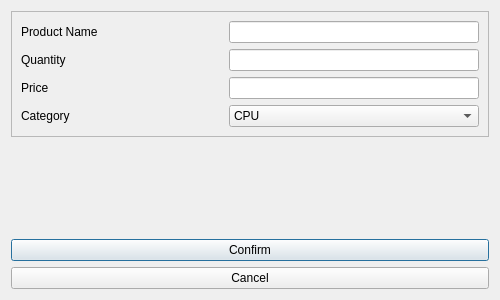
<?xml version="1.0" encoding="UTF-8"?>
<ui version="4.0">
 <class>AddProductDialog</class>
 <widget class="QDialog" name="AddProductDialog">
  <property name="geometry">
   <rect>
    <x>0</x>
    <y>0</y>
    <width>500</width>
    <height>300</height>
   </rect>
  </property>
  <property name="minimumSize">
   <size>
    <width>500</width>
    <height>300</height>
   </size>
  </property>
  <property name="maximumSize">
   <size>
    <width>500</width>
    <height>300</height>
   </size>
  </property>
  <property name="windowTitle">
   <string>Add Item</string>
  </property>
  <layout class="QVBoxLayout" name="verticalLayout_2">
   <item>
    <widget class="QFrame" name="frame">
     <property name="frameShape">
      <enum>QFrame::StyledPanel</enum>
     </property>
     <property name="frameShadow">
      <enum>QFrame::Raised</enum>
     </property>
     <layout class="QVBoxLayout" name="verticalLayout">
      <item>
       <layout class="QHBoxLayout" name="horizontalLayout">
        <item>
         <widget class="QLabel" name="productName">
          <property name="text">
           <string>Product Name</string>
          </property>
         </widget>
        </item>
        <item alignment="Qt::AlignRight">
         <widget class="QLineEdit" name="productNameInput">
          <property name="minimumSize">
           <size>
            <width>250</width>
            <height>0</height>
           </size>
          </property>
          <property name="text">
           <string/>
          </property>
          <property name="maxLength">
           <number>30</number>
          </property>
          <property name="frame">
           <bool>true</bool>
          </property>
          <property name="placeholderText">
           <string/>
          </property>
         </widget>
        </item>
       </layout>
      </item>
      <item>
       <layout class="QHBoxLayout" name="horizontalLayout_3">
        <item>
         <widget class="QLabel" name="quantity">
          <property name="text">
           <string>Quantity</string>
          </property>
         </widget>
        </item>
        <item alignment="Qt::AlignRight">
         <widget class="QLineEdit" name="quantityInput">
          <property name="minimumSize">
           <size>
            <width>250</width>
            <height>0</height>
           </size>
          </property>
          <property name="text">
           <string/>
          </property>
          <property name="maxLength">
           <number>30</number>
          </property>
         </widget>
        </item>
       </layout>
      </item>
      <item>
       <layout class="QHBoxLayout" name="horizontalLayout_4">
        <item>
         <widget class="QLabel" name="price">
          <property name="text">
           <string>Price</string>
          </property>
         </widget>
        </item>
        <item alignment="Qt::AlignRight">
         <widget class="QLineEdit" name="priceInput">
          <property name="minimumSize">
           <size>
            <width>250</width>
            <height>0</height>
           </size>
          </property>
          <property name="maxLength">
           <number>30</number>
          </property>
         </widget>
        </item>
       </layout>
      </item>
      <item>
       <layout class="QHBoxLayout" name="horizontalLayout_5">
        <item>
         <widget class="QLabel" name="category">
          <property name="text">
           <string>Category</string>
          </property>
         </widget>
        </item>
        <item alignment="Qt::AlignRight">
         <widget class="QComboBox" name="categoryDropdown">
          <property name="minimumSize">
           <size>
            <width>250</width>
            <height>0</height>
           </size>
          </property>
          <item>
           <property name="text">
            <string>CPU</string>
           </property>
          </item>
          <item>
           <property name="text">
            <string>GPU</string>
           </property>
          </item>
          <item>
           <property name="text">
            <string>Motherboard</string>
           </property>
          </item>
          <item>
           <property name="text">
            <string>RAM</string>
           </property>
          </item>
          <item>
           <property name="text">
            <string>Storage</string>
           </property>
          </item>
          <item>
           <property name="text">
            <string/>
           </property>
          </item>
         </widget>
        </item>
       </layout>
      </item>
     </layout>
    </widget>
   </item>
   <item>
    <spacer name="verticalSpacer">
     <property name="orientation">
      <enum>Qt::Vertical</enum>
     </property>
     <property name="sizeHint" stdset="0">
      <size>
       <width>20</width>
       <height>40</height>
      </size>
     </property>
    </spacer>
   </item>
   <item>
    <layout class="QVBoxLayout" name="verticalLayout_3">
     <item>
      <widget class="QPushButton" name="confirmButton">
       <property name="text">
        <string>Confirm</string>
       </property>
      </widget>
     </item>
     <item>
      <widget class="QPushButton" name="cancelButton">
       <property name="text">
        <string>Cancel</string>
       </property>
      </widget>
     </item>
    </layout>
   </item>
  </layout>
 </widget>
 <resources/>
 <connections/>
</ui>
